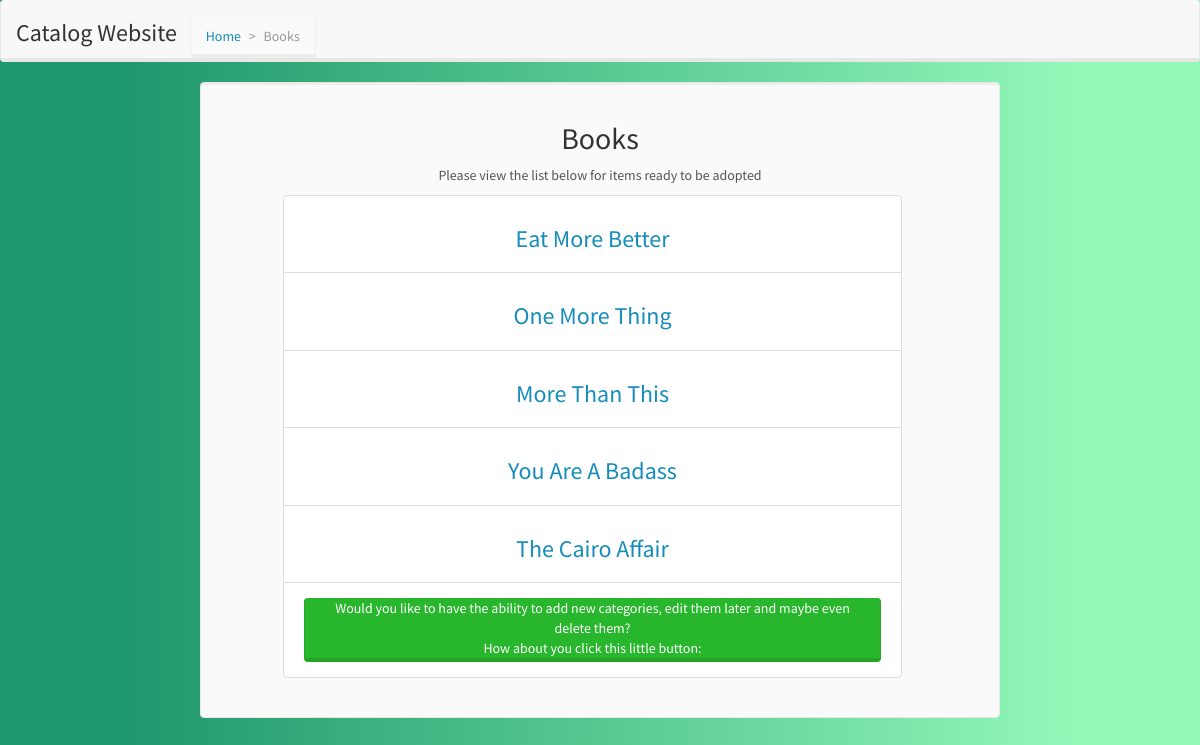
The page /category/1/ on the database as committed earlier.
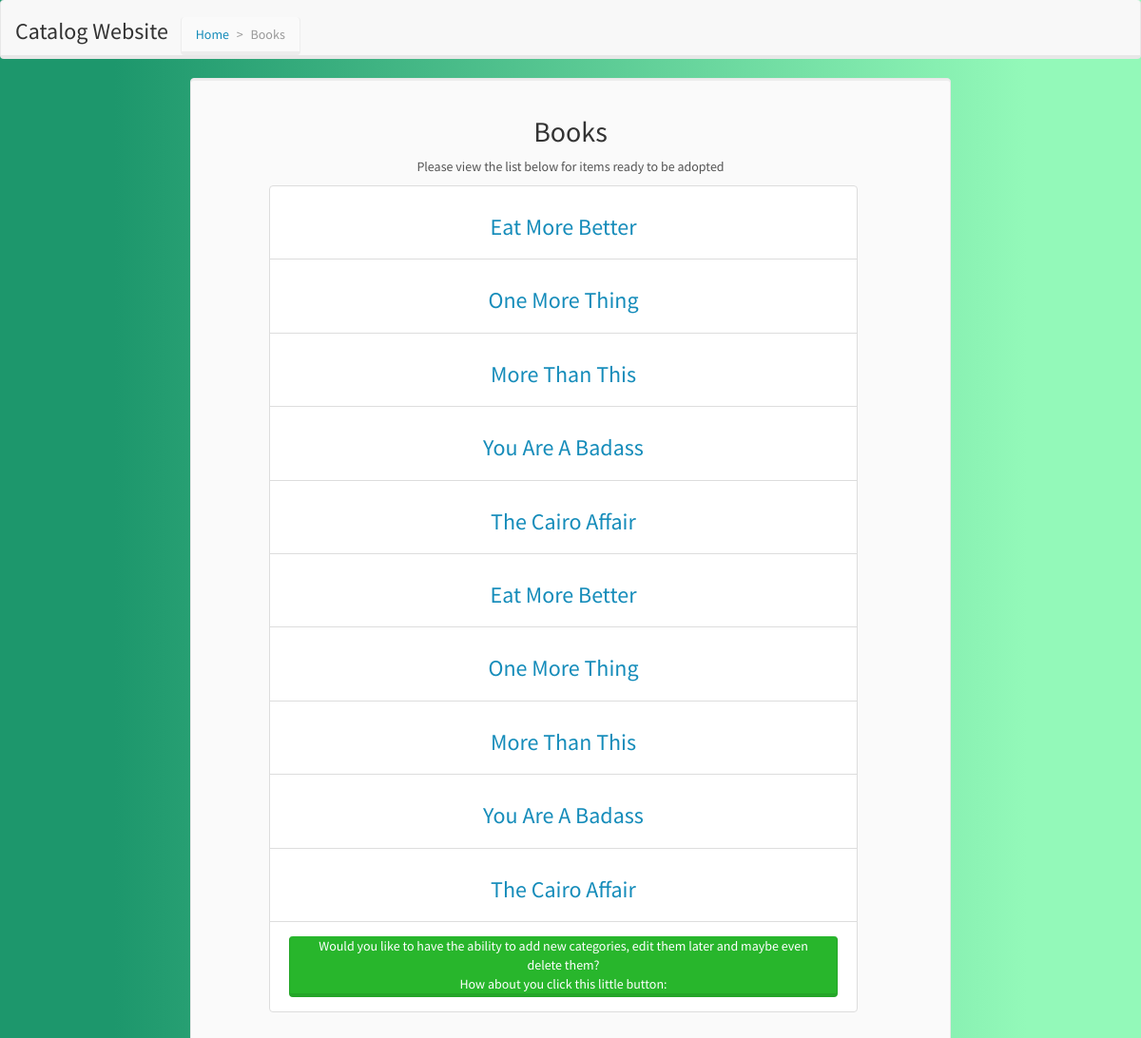
The same page on the database as committed later.
### database_setup.py (models this page shows, shortened)
class Categories(Base):
    __tablename__ = 'categories'
    id = Column(Integer, primary_key=True)
    name = Column(String(30), nullable=False)
    image = Column(String(250), nullable=False)
    description = Column(String(250), nullable=False)
    user_id = Column(Integer, ForeignKey('users.id'))
    users = relationship(Users)

class Items(Base):
    __tablename__ = 'items'
    id = Column(Integer, primary_key=True)
    name = Column(String(30), nullable=False)
    image = Column(String(250), nullable=False)
    description = Column(String(250), nullable=False)
    user_id = Column(Integer, ForeignKey('users.id'))
    users = relationship(Users)
    category_id = Column(Integer, ForeignKey('categories.id'))
    categories = relationship(Categories, single_parent="true",
                              cascade="all, delete-orphan")

### catalog/views.py (the view)
@app.route('/category/<int:category_id>/')
def showCategory(category_id):
    category = models.category_get(category_id)
    items = models.items_get_by_category(category_id)
    if 'email' in login_session.keys():
        user_id = models.getUserID(login_session['email'])
        user = models.getUserInfo(user_id)
        return render_template('categories/show.html', category=category,
                               items=items, user=user)
    else:
        state = ''.join(random.choice(string.ascii_uppercase + string.digits)
                        for x in xrange(32))
        login_session['state'] = state
        return render_template('categories/public.html',
                               category=category, items=items, STATE=state)

### catalog/models.py (called while the page is built)
def category_get(category_id):
    return session.query(Categories).filter_by(id=category_id).one()

def items_get_by_category(category_id):
    return session.query(Items).filter_by(category_id=category_id)

### catalog/templates/categories/public.html (shortened to what this page needs)
{% extends "layout.html" %}
  {% block body %}
    <nav class="navbar navbar-default">
      <div class="container-fluid">
        <div class="navbar-header">
          <h3>Catalog Website</h3>
          <ol class="breadcrumb">
            <li><a href="{{ url_for('index')}}">Home</a></li>
            <li class="active">{{ category.name }}</li>
          </ol>
        </div>
        <ul class="navbar-right">
        </ul>
      </div>
    </nav>
    <div class="col-md-8 col-md-offset-2 well">
      <h2 class='text-center'>{{ category.name }}</h2>
      <p class ='text-center'>Please view the list below for items ready to be adopted</p>
      <ul class="list-group col-md-10 col-md-offset-1 text-center">
        {% for p in items %}
        <li class="list-group-item">
          <h3><a href="{{ url_for('showItem', category_id=category.id, item_id=p.id) }}">{{ p.name }}</a></h3>
        </li>
        {% endfor %}
        <li class="list-group-item">
          <div class="alert alert-success" role="alert">Would you like to have
            the ability to add new categories, edit them later and maybe even
            delete them? </br> How about you click this little button: </br>
            </div>
      </ul>
    </div>
  {% endblock %}

### catalog/templates/layout.html (shortened to what this page needs)
<!DOCTYPE html>
<html class="no-js" lang="">
  <head>
    <link rel="stylesheet" href="{{ url_for('static', filename='normalize.css') }}">
    <link rel="stylesheet" href="{{ url_for('static', filename='bootstrap.min.css') }}">
    <link rel="stylesheet" href="{{ url_for('static', filename='main.css')}}">
  </head>
  {% block body %}{% endblock %}

### catalog/static/main.css (style rules this page uses)
.navbar-header h3, .navbar-header .breadcrumb { display: inline-block; }
.breadcrumb { margin: 15px 0 0 10px; }
.alert { padding-top: 0; padding-right: 15px; padding-bottom: 0; padding-left: 15px; margin: 5px; }
.navbar-right { padding-top: 15px; padding-right: 15px; list-style-type: none }

Rows that differ between the two databases and show on the page:
added Items: name "Eat More Better"
added Items: name "One More Thing"
added Items: name "More Than This"
added Items: name "You Are A Badass"
added Items: name "The Cairo Affair"
